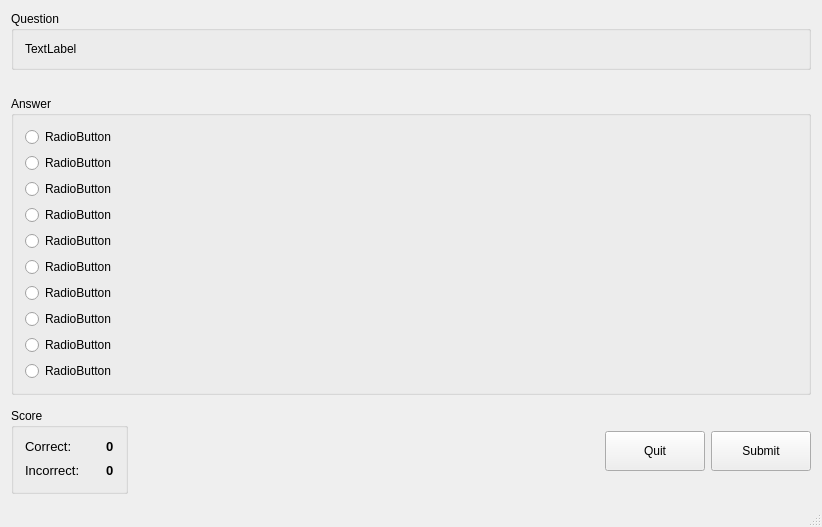
<?xml version="1.0" encoding="UTF-8"?>
<ui version="4.0">
 <class>quizWindow</class>
 <widget class="QMainWindow" name="quizWindow">
  <property name="geometry">
   <rect>
    <x>0</x>
    <y>0</y>
    <width>822</width>
    <height>527</height>
   </rect>
  </property>
  <property name="windowTitle">
   <string>Quizinator 5000</string>
  </property>
  <property name="windowIcon">
   <iconset>
    <normaloff>MyIcon.ico</normaloff>MyIcon.ico</iconset>
  </property>
  <widget class="QWidget" name="centralWidget">
   <layout class="QGridLayout" name="gridLayout_2">
    <item row="2" column="0" rowspan="4" colspan="4">
     <widget class="QGroupBox" name="grpAnswer">
      <property name="title">
       <string>Answer</string>
      </property>
      <layout class="QGridLayout" name="gridLayout">
       <item row="3" column="0">
        <widget class="QRadioButton" name="rdo3">
         <property name="text">
          <string>RadioButton</string>
         </property>
        </widget>
       </item>
       <item row="5" column="0">
        <widget class="QRadioButton" name="rdo4">
         <property name="text">
          <string>RadioButton</string>
         </property>
        </widget>
       </item>
       <item row="8" column="0">
        <widget class="QRadioButton" name="rdo7">
         <property name="text">
          <string>RadioButton</string>
         </property>
        </widget>
       </item>
       <item row="2" column="0">
        <widget class="QRadioButton" name="rdo2">
         <property name="text">
          <string>RadioButton</string>
         </property>
        </widget>
       </item>
       <item row="6" column="0">
        <widget class="QRadioButton" name="rdo5">
         <property name="text">
          <string>RadioButton</string>
         </property>
        </widget>
       </item>
       <item row="7" column="0">
        <widget class="QRadioButton" name="rdo6">
         <property name="text">
          <string>RadioButton</string>
         </property>
        </widget>
       </item>
       <item row="9" column="0">
        <widget class="QRadioButton" name="rdo8">
         <property name="text">
          <string>RadioButton</string>
         </property>
        </widget>
       </item>
       <item row="1" column="0">
        <widget class="QRadioButton" name="rdo1">
         <property name="text">
          <string>RadioButton</string>
         </property>
        </widget>
       </item>
       <item row="10" column="0">
        <widget class="QRadioButton" name="rdo9">
         <property name="text">
          <string>RadioButton</string>
         </property>
        </widget>
       </item>
       <item row="0" column="0">
        <widget class="QRadioButton" name="rdo0">
         <property name="text">
          <string>RadioButton</string>
         </property>
        </widget>
       </item>
      </layout>
     </widget>
    </item>
    <item row="7" column="0">
     <widget class="QGroupBox" name="grpScore">
      <property name="title">
       <string>Score</string>
      </property>
      <layout class="QGridLayout" name="gridLayout_4">
       <item row="0" column="0">
        <widget class="QLabel" name="label">
         <property name="font">
          <font>
           <pointsize>10</pointsize>
          </font>
         </property>
         <property name="text">
          <string>Correct:</string>
         </property>
        </widget>
       </item>
       <item row="1" column="0">
        <widget class="QLabel" name="label_3">
         <property name="font">
          <font>
           <pointsize>10</pointsize>
          </font>
         </property>
         <property name="text">
          <string>Incorrect:</string>
         </property>
        </widget>
       </item>
       <item row="1" column="2">
        <widget class="QLabel" name="lblWrong">
         <property name="font">
          <font>
           <pointsize>10</pointsize>
           <weight>75</weight>
           <bold>true</bold>
          </font>
         </property>
         <property name="text">
          <string>0</string>
         </property>
        </widget>
       </item>
       <item row="0" column="2">
        <widget class="QLabel" name="lblCorrect">
         <property name="font">
          <font>
           <pointsize>10</pointsize>
           <weight>75</weight>
           <bold>true</bold>
          </font>
         </property>
         <property name="text">
          <string>0</string>
         </property>
        </widget>
       </item>
       <item row="1" column="1">
        <spacer name="horizontalSpacer_2">
         <property name="orientation">
          <enum>Qt::Horizontal</enum>
         </property>
         <property name="sizeType">
          <enum>QSizePolicy::Fixed</enum>
         </property>
         <property name="sizeHint" stdset="0">
          <size>
           <width>20</width>
           <height>20</height>
          </size>
         </property>
        </spacer>
       </item>
      </layout>
     </widget>
    </item>
    <item row="0" column="0" colspan="4">
     <widget class="QGroupBox" name="grpQuestion">
      <property name="title">
       <string>Question</string>
      </property>
      <layout class="QGridLayout" name="gridLayout_3">
       <item row="0" column="0">
        <widget class="QLabel" name="lblQuestion">
         <property name="text">
          <string>TextLabel</string>
         </property>
        </widget>
       </item>
      </layout>
     </widget>
    </item>
    <item row="7" column="2">
     <widget class="QPushButton" name="btnQuit">
      <property name="minimumSize">
       <size>
        <width>100</width>
        <height>40</height>
       </size>
      </property>
      <property name="maximumSize">
       <size>
        <width>100</width>
        <height>40</height>
       </size>
      </property>
      <property name="text">
       <string>Quit</string>
      </property>
     </widget>
    </item>
    <item row="7" column="3">
     <widget class="QPushButton" name="btnSubmit">
      <property name="sizePolicy">
       <sizepolicy hsizetype="Fixed" vsizetype="Fixed">
        <horstretch>0</horstretch>
        <verstretch>0</verstretch>
       </sizepolicy>
      </property>
      <property name="minimumSize">
       <size>
        <width>100</width>
        <height>40</height>
       </size>
      </property>
      <property name="maximumSize">
       <size>
        <width>100</width>
        <height>40</height>
       </size>
      </property>
      <property name="text">
       <string>Submit</string>
      </property>
     </widget>
    </item>
    <item row="6" column="2">
     <spacer name="verticalSpacer">
      <property name="orientation">
       <enum>Qt::Vertical</enum>
      </property>
      <property name="sizeHint" stdset="0">
       <size>
        <width>20</width>
        <height>40</height>
       </size>
      </property>
     </spacer>
    </item>
    <item row="1" column="0" colspan="4">
     <spacer name="verticalSpacer_2">
      <property name="orientation">
       <enum>Qt::Vertical</enum>
      </property>
      <property name="sizeType">
       <enum>QSizePolicy::Fixed</enum>
      </property>
      <property name="sizeHint" stdset="0">
       <size>
        <width>20</width>
        <height>20</height>
       </size>
      </property>
     </spacer>
    </item>
    <item row="7" column="1">
     <spacer name="horizontalSpacer">
      <property name="orientation">
       <enum>Qt::Horizontal</enum>
      </property>
      <property name="sizeHint" stdset="0">
       <size>
        <width>40</width>
        <height>20</height>
       </size>
      </property>
     </spacer>
    </item>
   </layout>
  </widget>
  <widget class="QMenuBar" name="menuBar">
   <property name="geometry">
    <rect>
     <x>0</x>
     <y>0</y>
     <width>822</width>
     <height>21</height>
    </rect>
   </property>
  </widget>
  <widget class="QStatusBar" name="statusBar"/>
 </widget>
 <layoutdefault spacing="6" margin="11"/>
 <resources/>
 <connections/>
</ui>
